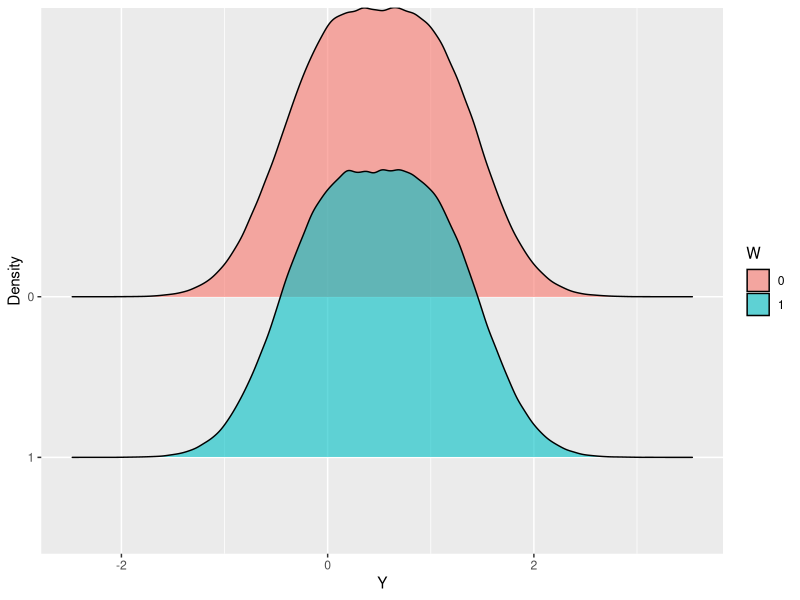
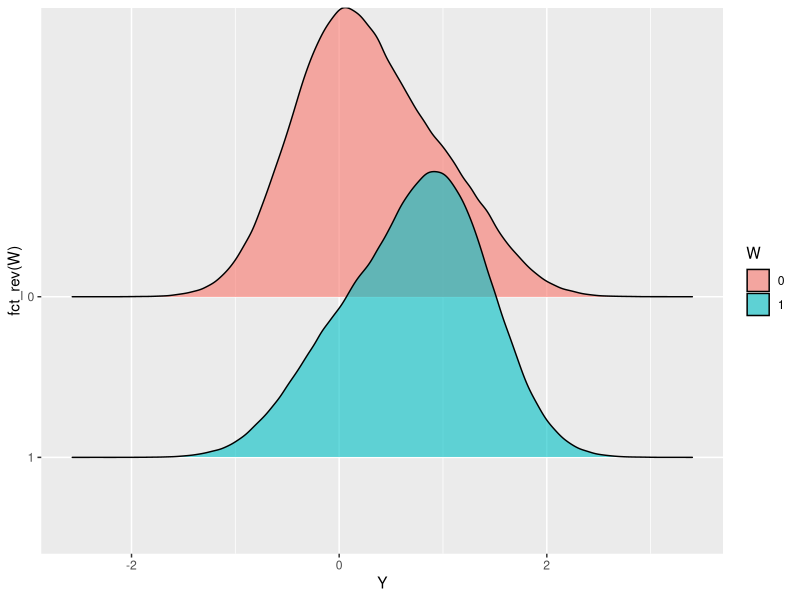
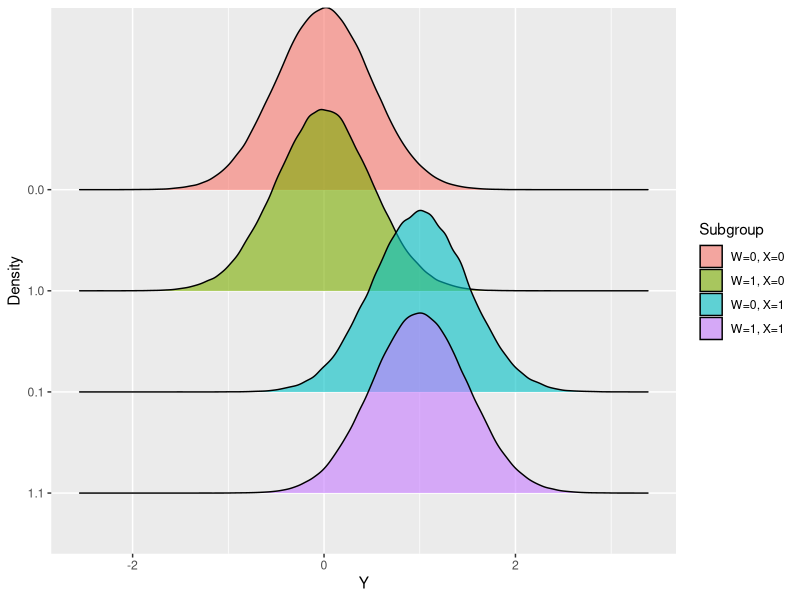
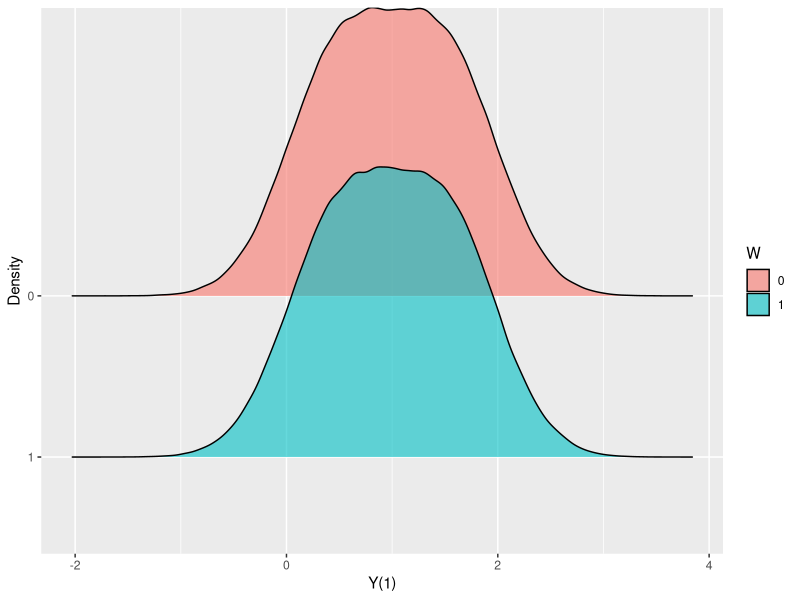
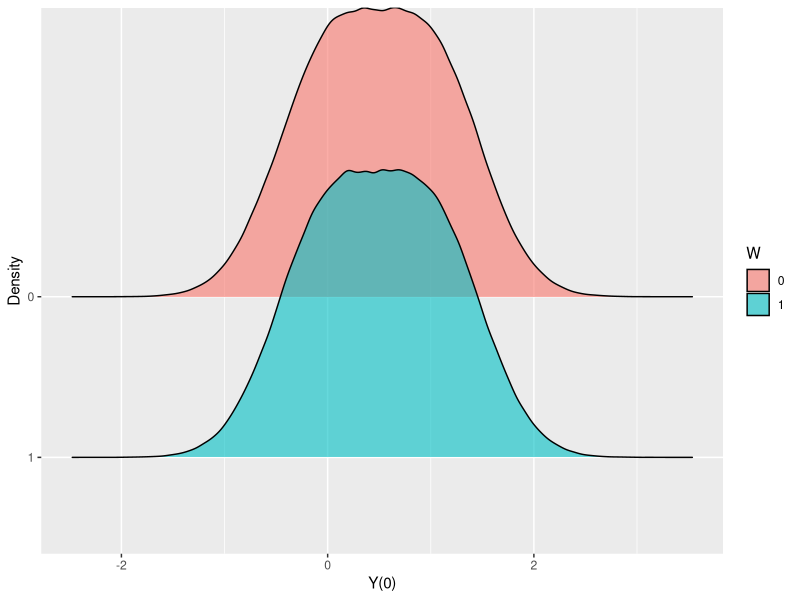
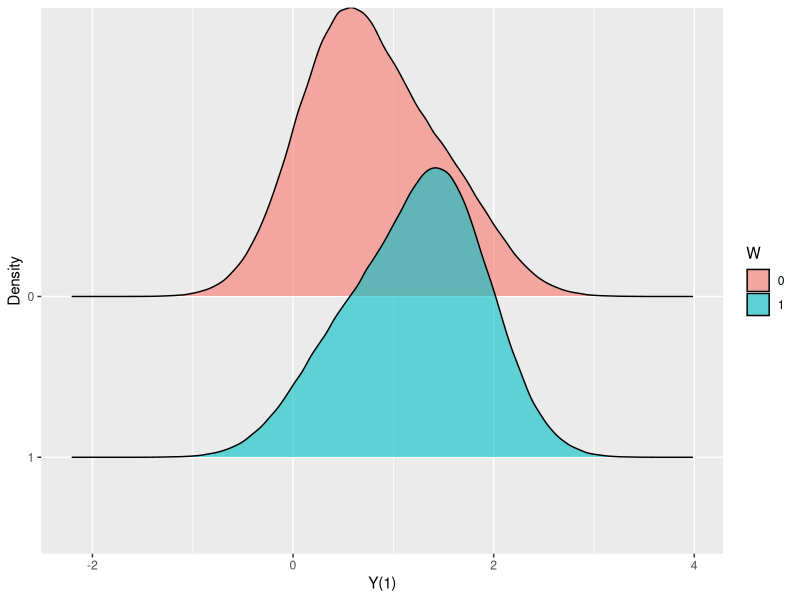
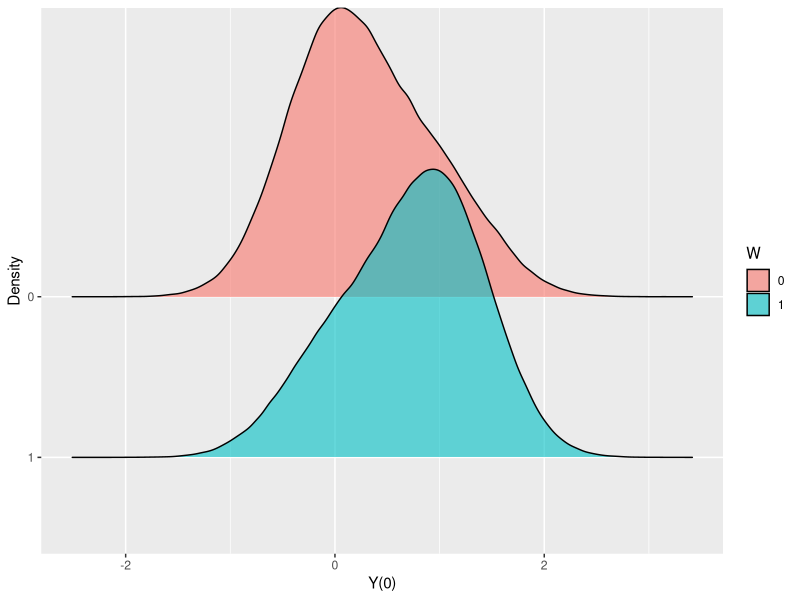
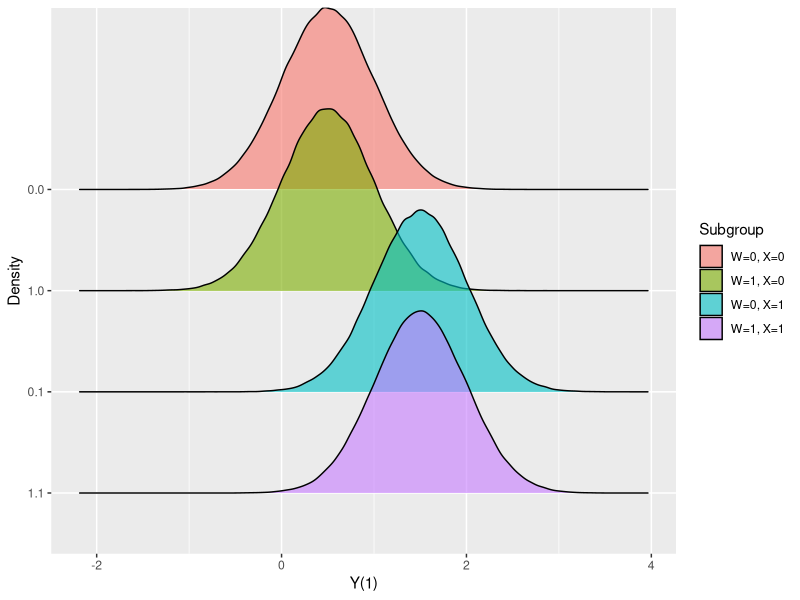

Here is the R script that generated these plots, in order:
## ---- chunk 1
library(tidyverse)
library(ggridges)
library(MASS)
set.seed(1234)
n = 1000000
mu = c(0,0)
rho = 0
sigma = matrix(c(1,rho,rho,1), nrow = 2)
draw = mvrnorm(n, mu, sigma)
X = 1*(draw[,1]>0)
W = 1*(draw[,2] > 0)
Y = X + rnorm(n, sd = 0.5)
## ---- chunk 2
tibble(Y,W,X) %>% mutate(W = as.factor(W)) %>% 
  ggplot(aes(x = Y, y = fct_rev(W), fill = W))+
  geom_density_ridges(alpha = 0.6)+
  xlab("Y") + ylab("Density")
## ---- chunk 3
mean(Y)
mean(Y[W==1])
mean(Y[W==0])
## ---- chunk 4
library(tidyverse)
library(MASS)
set.seed(1234)
n = 1000000
mu = c(0,0)
rho = 0.6
sigma = matrix(c(1,rho,rho,1), nrow = 2)
draw = mvrnorm(n, mu, sigma)
X =  1*(draw[,1]>0) 
W = 1*(draw[,2] > 0)
Y = X + rnorm(n, sd = 0.5)

## ---- chunk 5
tibble(Y,W,X) %>% mutate(W = as.factor(W)) %>% 
  ggplot(aes(x = Y, y = fct_rev(W), fill = W))+
  geom_density_ridges(alpha = 0.6)+
  xlab("Y")
## ---- chunk 6
tibble(Y,W,X) %>%  mutate(W = as.factor(W), X = as.factor(X), Subgroup = interaction(W,X)) %>%
  ggplot(aes(x = Y, y = fct_rev(Subgroup), fill = Subgroup))+
  geom_density_ridges(alpha = 0.6)+
  scale_fill_discrete(labels = c("W=0, X=0","W=1, X=0","W=0, X=1","W=1, X=1"))+
  xlab("Y") + ylab("Density")
## ---- chunk 7
mean(Y)
mean(Y[W==1])
mean(Y[W==0])
## ---- chunk 8
tibble(Y,W,X) %>% group_by(X,W) %>% summarise(mean_Y = mean(Y))
tibble(Y,W,X) %>% group_by(X) %>% summarise(mean_Y = mean(Y))
## ---- chunk 9
library(tidyverse)
library(MASS)
set.seed(1234)
n = 1000000
mu = c(0,0)
rho = 0
sigma = matrix(c(1,rho,rho,1), nrow = 2)
draw = mvrnorm(n, mu, sigma)
X =  1*(draw[,1] > 0)
W = 1*(draw[,2] > 0)
Y0 = X + rnorm(n, sd = 0.5)
Y1 = 0.5 + X + rnorm(n, sd = 0.5)
Y = W*Y1 + (1-W)*Y0
## ---- chunk 10
tibble(Y1,Y0,Y,W,X) %>% mutate(W = as.factor(W)) %>% 
  ggplot(aes(x = Y1, y = fct_rev(W), fill = W))+
  geom_density_ridges(alpha = 0.6)+
  xlab("Y(1)")+ ylab("Density")
## ---- chunk 11
tibble(Y1,Y0,Y,W,X) %>% mutate(W = as.factor(W)) %>% 
  ggplot(aes(x = Y0, y = fct_rev(W), fill = W))+
  geom_density_ridges(alpha=.6)+
  xlab("Y(0)")+ ylab("Density")
## ---- chunk 12
TE_mean_comparison = mean(Y[W==1]) - mean(Y[W==0])
print(TE_mean_comparison)
## ---- chunk 13
n = 1000000
mu = c(0,0)
rho = 0.6
sigma = matrix(c(1,rho,rho,1), nrow = 2)
draw = mvrnorm(n, mu, sigma)
X =  1*(draw[,1] > 0)
W = 1*(draw[,2] > 0)
Y0 = X + rnorm(n, sd = 0.5)
Y1 = 0.5 + X + rnorm(n, sd = 0.5)
Y = W*Y1 + (1-W)*Y0
## ---- chunk 14
tibble(Y1,Y0,Y,W,X) %>% mutate(W = as.factor(W)) %>% 
  ggplot(aes(x = Y1, y = fct_rev(W), fill = W))+
  geom_density_ridges(alpha=.6)+
  xlab("Y(1)")+ylab("Density")
## ---- chunk 15
tibble(Y1,Y0,Y,W,X) %>% mutate(W = as.factor(W)) %>% 
  ggplot(aes(x = Y0, y = fct_rev(W), fill = W))+
  geom_density_ridges(alpha=.6)+
  xlab("Y(0)")+ylab("Density")
## ---- chunk 16
TE_mean_comparison = mean(Y[W==1]) - mean(Y[W==0])
print(TE_mean_comparison)
## ---- chunk 17
tibble(Y,Y1,Y0,W,X) %>%  mutate(W = as.factor(W), X = as.factor(X), Subgroup = interaction(W,X)) %>% 
  ggplot(aes(x = Y1, y = fct_rev(Subgroup), fill = Subgroup))+
  geom_density_ridges(alpha = 0.6)+
  scale_fill_discrete(labels = c("W=0, X=0","W=1, X=0","W=0, X=1","W=1, X=1"))+
  xlab("Y(1)")+ylab("Density")
## ---- chunk 18
tibble(Y,Y1,Y0,W,X) %>%  mutate(W = as.factor(W), X = as.factor(X), Subgroup = interaction(W,X)) %>% 
  ggplot(aes(x = Y0, y = fct_rev(Subgroup), fill = Subgroup))+
  geom_density_ridges(alpha = 0.7)+
  scale_fill_discrete(labels = c("W=0, X=0","W=1, X=0","W=0, X=1","W=1, X=1"))+
  xlab("Y(0)")+ylab("Density")
## ---- chunk 19
TE_cond_mean_comparison_1 = mean(Y[W==1 & X==1]) - mean(Y[W==0 & X==1])
print(TE_cond_mean_comparison_1)
## ---- chunk 20
TE_cond_mean_comparison_0 = mean(Y[W==1 & X==0]) - mean(Y[W==0 & X==0])
print(TE_cond_mean_comparison_0)
## ---- chunk 21
TE_cond_mean_comparison = mean(X)*TE_cond_mean_comparison_1 + mean(1-X)*TE_cond_mean_comparison_0
print(TE_cond_mean_comparison)
## ---- chunk 22
summary(lm(Y~ W + X))
